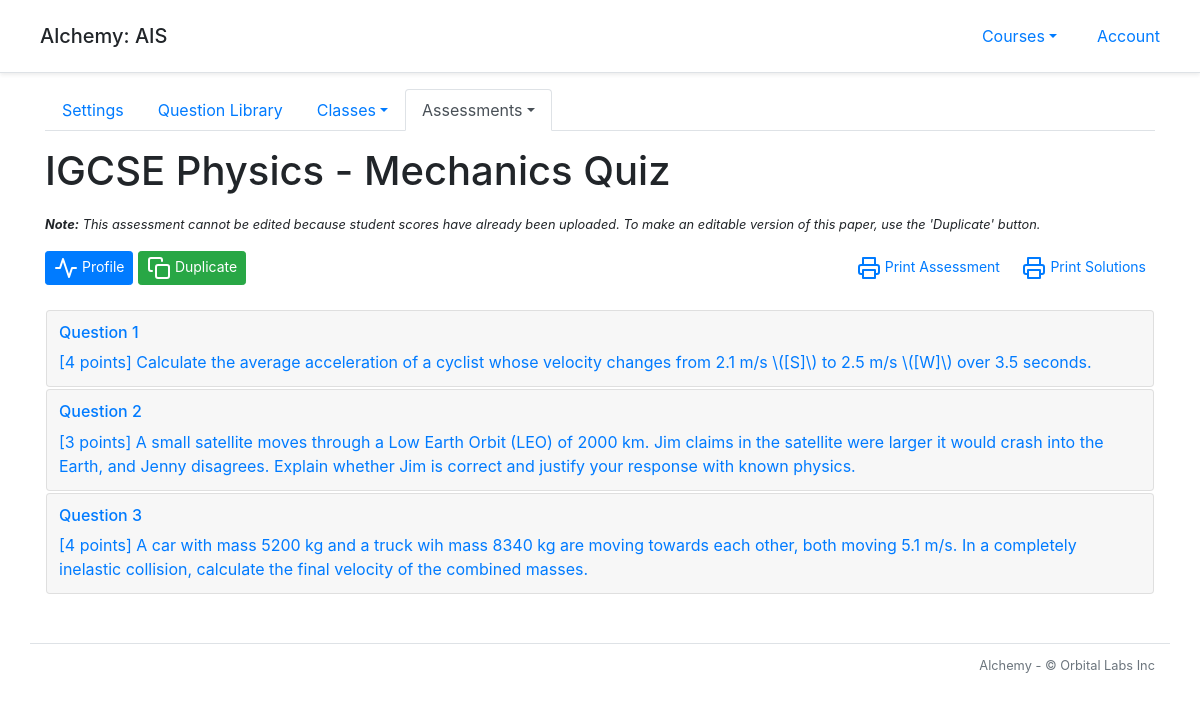
The app's page /course/3/paper/1/ with its own data.
### alchemy/models.py (models this page shows, shortened)
class Account(db.Model):
    __tablename__ = 'account'
    id = db.Column(db.Integer, primary_key=True)
    name = db.Column(db.String(50))
    courses = db.relationship('Course', backref='account')

class Course(db.Model):
    __tablename__ = 'course'
    id = db.Column(db.Integer, primary_key=True)
    name = db.Column(db.String(20), nullable=False)
    account_id = db.Column(db.Integer, db.ForeignKey('account.id'))
    questions = db.relationship('Question', backref = 'q_course')
    tags = db.relationship('Tag', backref='tag_course')
    clazzes = db.relationship('Clazz', backref='course')
    papers = db.relationship('Paper', backref='course')
    grade_levels = db.relationship('GradeLevel', backref='grade_levels')

class Paper(db.Model):
    __tablename__ = 'paper'
    id = db.Column(db.Integer, primary_key=True)
    title = db.Column(db.String(50), nullable=False)
    scores = db.relationship('Score', backref='paper')
    paper_questions = db.relationship('PaperQuestion', back_populates='paper')
    course_id = db.Column(db.Integer, db.ForeignKey('course.id'))
    @sqlalchemy.orm.reconstructor
    def __paper_construct__(self):
        self.build_profile()
    def question_objects(self):
        question_objects_list = []
        for question in self.ordered_paper_questions():
            question_objects_list.append(question.question)
        return question_objects_list
    def ordered_paper_questions(self):
        return db.session.query(PaperQuestion).filter_by(paper_id=self.id).order_by(PaperQuestion.order_number).all()
    def build_profile(self):
        self.profile = paper_profile.PaperProfile()
        self.profile.total_questions = len(self.paper_questions)
        tag_list = []
        for paper_question in self.paper_questions:
            self.profile.total_points += paper_question.question.points
            for t in paper_question.question.tags:
                if t not in tag_list:
                    tag_list.append(t)
        for t in tag_list:
            new_tag_profile = paper_profile.build_tag_profile(self, t)
            new_tag_profile.calculate_q_percentage(self.profile)
            new_tag_profile.calculate_p_percentage(self.profile)
            self.profile.tag_profile_list.append(new_tag_profile)

class Question(db.Model):
    __tablename__ = 'question'
    id = db.Column(db.Integer, primary_key=True)
    content = db.Column(db.String(), nullable=False)
    solution = db.Column(db.String(), nullable=False)
    points = db.Column(db.Float(), nullable=False)
    course_id = db.Column(db.Integer, db.ForeignKey('course.id'), nullable=False)
    tags = db.relationship('Tag', secondary=questions_tags, back_populates='questions')
    papers = db.relationship('PaperQuestion', back_populates='question')
    scores = db.relationship('Score', backref='question')
    image_id = db.Column(db.Integer, db.ForeignKey('image.id'))
    image = db.relationship("Image", back_populates='questions')

### alchemy/views/paper.py (the view)
@bp_paper.route('/', methods = ['GET', 'POST'])
def index():
    if g.paper is None:
        paper_title = flask.request.form['paper_create_modal_new_title']
        paper = models.Paper(title = paper_title, course_id = g.course.id)
        db.session.add(paper)
        db.session.commit()
        g.paper = paper
        return render_edit_paper(paper)
    else:
        g.paper.paper_questions = sorted(g.paper.paper_questions, key = lambda x: x.order_number)
        return flask.render_template('course/paper/index.html')

### alchemy/__init__.py (called while the page is built)
@application.template_filter('prettify_number')
def prettify_number(arg):
    if arg is None:
        return ''
    if type(arg) == float and int(arg) == arg:
        return int(arg)
    return arg

### alchemy/views/account.py (called while the page is built)
@bp_account.url_defaults
def bp_account_url_defaults(endpoint, values):
    if 'account_id' not in values:
        values['account_id'] = g.account.id

### alchemy/views/clazz.py (called while the page is built)
@bp_clazz.url_defaults
def url_defaults(endpoint, values):
    if 'clazz_id' not in values:
        values['clazz_id'] = g.clazz.id

### alchemy/views/course.py (called while the page is built)
@bp_course.url_value_preprocessor
def url_value_preprocessor(endpoint, values):
    g.course = models.Course.query.get_or_404(values.pop('course_id'))
    g.account = models.Account.query.get_or_404(g.course.account_id)

@bp_course.url_defaults
def url_defaults(endpoint, values):
    if 'course_id' not in values:
        values['course_id'] = g.course.id

@bp_course.before_request
def before_request():
    if 'html_title' not in g:
        g.html_title = f'Course - {g.course.name}'

### alchemy/views/paper.py (called while the page is built)
@bp_paper.url_value_preprocessor
def url_value_preprocessor(endpoint, values):
    paper_id = int(values.pop('paper_id', 0))
    if paper_id ==  0:
        g.paper = None  # We are creating a new paper
    else:
        g.paper = models.Paper.query.get_or_404(paper_id)

@bp_paper.url_defaults
def url_defaults(endpoint, values):
    if 'paper_id' not in values:
        values['paper_id'] = g.paper.id if 'paper' in g else 0

@bp_paper.before_request
def before_request():
    if g.paper is None:
        g.html_title = f'{g.course.name} - New assessment'
    else:
        g.html_title = f'{g.course.name} - {g.paper.title}'

### alchemy/views/profile.py (called while the page is built)
def build_tag_profile(paper, tag):
    allocated_questions = 0
    allocated_points = 0
    for paper_question in paper.paper_questions:
        for t in paper_question.question.tags:
            if t.name == tag.name:
                allocated_questions += 1
                allocated_points += paper_question.question.points
    tag_profile = TagProfile(tag, allocated_questions, allocated_points)
    return tag_profile

    def calculate_q_percentage(self, paper_profile):
        q_percentage = self.allocated_questions/paper_profile.total_questions*100
        self.question_percentage = round(q_percentage, 1)

    def calculate_p_percentage(self, paper_profile):
        p_percentage = self.allocated_points/paper_profile.total_points*100
        self.points_percentage = round(p_percentage, 1)

### alchemy/templates/course/paper/index.html (shortened to what this page needs)
{% extends "course/course_layout.html" %}
{% block course_main_content %}
<main role="main">
  <h1 class="my-3">{{ g.course.name }} - {{ g.paper.title }}</h1>
  {% if (g.paper.scores | length) != 0 %}
  <p><small><em><b>Note:</b> This assessment cannot be edited because student scores have already been uploaded. To make an editable version of this paper, use the 'Duplicate' button.</em></small></p>
  {% endif %}
  <div class="d-flex p-0">
    <div class="flex-grow-1 bd-highlight">
      <button id="stats_toggle_button" onclick="toggle_sidebar()" role="button" aria-label="Open statistics" class="btn btn-primary btn-sm">
        <span data-feather="activity"></span>
        Profile
      </button>
      <a class="btn btn-success btn-sm" href="{{ url_for('course.paper.duplicate') }}" ><span data-feather="copy"></span> Duplicate </a>
    </div>
    <div class="bd-highlight">
      <a class="btn btn-link btn-sm" href="{{ url_for('course.paper.printable') }}" target="_blank"><span data-feather="printer"></span> Print Assessment</a>
      <a class="btn btn-link btn-sm" href="{{ url_for('course.paper.solutions_printable') }}" target="_blank"><span data-feather="printer"></span> Print Solutions</a>
    </div>
  </div>
  <div class="container p-0">
    <br>
    <div id="paper_questions_area" class="col p-0">
      {% include "course/paper/questions_list.html" %}
    </div>
  </div>
</main>
{% endblock course_main_content %}

### alchemy/templates/layout_start.html (shortened to what this page needs)
<!doctype html>
<html lang="en">
  <head>
      <link rel="stylesheet" href="https://stackpath.bootstrapcdn.com/bootstrap/4.5.0/css/bootstrap.min.css">
      <link rel="stylesheet" type="text/css" href="{{ url_for('static', filename='card-body.css') }}">
    </head>
    <body>
      <div class="d-flex flex-column flex-md-row align-items-center p-3 px-md-4 mb-3 bg-white border-bottom shadow-sm">
        <h5 class="my-1 ml-3 mr-md-auto">Alchemy: {{ g.account.name }}</h5>
        <ul class="nav nav-pills">
          <li class="nav-item dropdown mr-2">
            <a class="nav-link dropdown-toggle" data-toggle="dropdown" href="#" role="button" aria-haspopup="true" aria-expanded="false">Courses</a>
          </li>
          <li class="nav-item">
            <a class="nav-link {{ 'active' if request.endpoint == 'bp_account.index' }}" href="{{ url_for('bp_account.index')}}">Account</a>
          </li>
        </ul>
      </div>

### alchemy/templates/course/paper/questions_list.html (shortened to what this page needs)
<table>
  <tbody id="sortable_table_body" data-alchemy_paper_id="{{ g.paper.id }}" data-alchemy_course_id="{{ g.course.id }}" >
    {% for question in g.paper.question_objects() %}
    <tr>
      <td>
        <div class="accordion" {% if show_editing_controls %}style="cursor: move"{% endif %}>
          <div class="card">
            <div class="card-header p-1 d-flex flex-md-row">
              <div class="mb-0 mr-md-auto p-2">
                <h6>
                  <a data-toggle="collapse" data-target="#paper_question_collapse{{ loop.index0 }}" aria-expanded="false" aria-controls="paper_question_collapse{{ loop.index0 }}" href="#" role="button">Question {{ loop.index }}</a>
                </h6>
                <a data-toggle="collapse" data-target="#paper_question_collapse{{ loop.index0 }}" aria-expanded="false" aria-controls="paper_question_collapse{{ loop.index0 }}" href="#" role="button">[{{ question.points | prettify_number }} points] {{ question.content }}</a>
              </div>
            </div>
              {% import "course/question_details_macro.html" as question_details %}
          </div>
        </div>
      </td>
    </tr>
    {% endfor %}
</tbody>
</table>

### records on screen
Account: account.name "AIS"
Course: course.name "IGCSE Physics"
Paper: paper "Mechanics Quiz"
Question: points|prettify_number "4", content "Calculate the average acceleration of a cyclist whose velocity changes from 2.1 m/s \\([S]\\) to 2.5 m/s \\([W]\\) over 3.5 seconds."
Question: points|prettify_number "3", content "A small satellite moves through a Low Earth Orbit (LEO) of 2000 km. Jim claims in the satellite were larger it would crash into the Earth, and Jenny disagrees. Explain whether Jim is correct and justify your response with known physics."
Question: points|prettify_number "4", content "A car with mass 5200 kg and a truck wih mass 8340 kg are moving towards each other, both moving 5.1 m/s. In a completely inelastic collision, calculate the final velocity of the combined masses."
